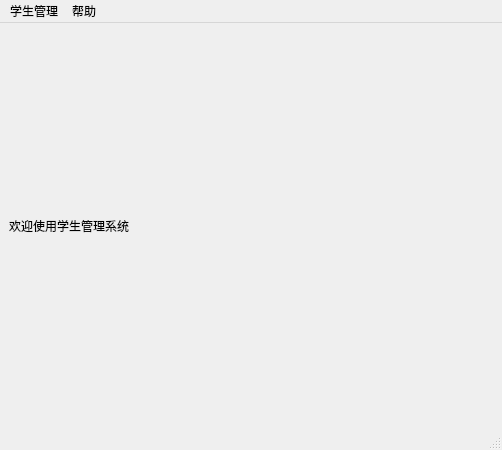
<?xml version="1.0" encoding="UTF-8"?>
<ui version="4.0">
 <class>MainWindow</class>
 <widget class="QMainWindow" name="MainWindow">
  <property name="geometry">
   <rect>
    <x>0</x>
    <y>0</y>
    <width>502</width>
    <height>450</height>
   </rect>
  </property>
  <property name="windowTitle">
   <string>MainWindow</string>
  </property>
  <property name="styleSheet">
   <string notr="true">#MainWindow{
border-image:url(:/new/prefix1/001.jpg);
;}</string>
  </property>
  <widget class="QWidget" name="centralwidget">
   <layout class="QHBoxLayout" name="horizontalLayout">
    <item>
     <widget class="QLabel" name="label">
      <property name="styleSheet">
       <string notr="true">font: 29pt &quot;华文行楷&quot;;</string>
      </property>
      <property name="text">
       <string>欢迎使用学生管理系统</string>
      </property>
     </widget>
    </item>
   </layout>
  </widget>
  <widget class="QMenuBar" name="menubar">
   <property name="geometry">
    <rect>
     <x>0</x>
     <y>0</y>
     <width>502</width>
     <height>26</height>
    </rect>
   </property>
   <widget class="QMenu" name="menu">
    <property name="title">
     <string>学生管理</string>
    </property>
    <addaction name="ac_addstu"/>
    <addaction name="ac_querystu"/>
   </widget>
   <widget class="QMenu" name="menu_2">
    <property name="title">
     <string>帮助</string>
    </property>
    <addaction name="separator"/>
    <addaction name="actionhelp"/>
    <addaction name="actionabout"/>
   </widget>
   <addaction name="menu"/>
   <addaction name="menu_2"/>
  </widget>
  <widget class="QStatusBar" name="statusbar"/>
  <action name="ac_addstu">
   <property name="text">
    <string>添加学生</string>
   </property>
  </action>
  <action name="ac_querystu">
   <property name="text">
    <string>查询学生信息</string>
   </property>
  </action>
  <action name="actionhelp">
   <property name="text">
    <string>help</string>
   </property>
  </action>
  <action name="actionabout">
   <property name="text">
    <string>about</string>
   </property>
  </action>
 </widget>
 <resources/>
 <connections/>
</ui>
